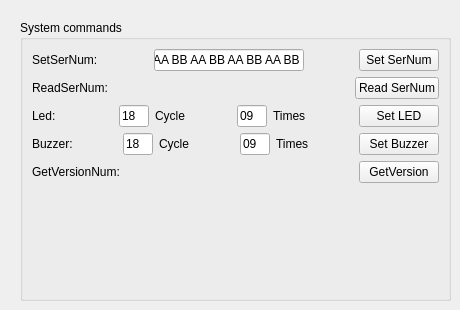
        <widget class="QWidget" name="systemTab">
         <attribute name="title">
          <string>System Setting</string>
         </attribute>
         <widget class="QGroupBox" name="commandBox">
          <property name="geometry">
           <rect>
            <x>20</x>
            <y>20</y>
            <width>431</width>
            <height>281</height>
           </rect>
          </property>
          <property name="title">
           <string>System commands</string>
          </property>
          <layout class="QGridLayout" name="gridLayout_3">
           <item row="2" column="0">
            <layout class="QHBoxLayout" name="horizontalLayout_7">
             <item>
              <widget class="QLabel" name="label_3">
               <property name="text">
                <string>Led:   </string>
               </property>
              </widget>
             </item>
             <item>
              <spacer name="horizontalSpacer_4">
               <property name="orientation">
                <enum>Qt::Horizontal</enum>
               </property>
               <property name="sizeHint" stdset="0">
                <size>
                 <width>40</width>
                 <height>20</height>
                </size>
               </property>
              </spacer>
             </item>
             <item>
              <layout class="QHBoxLayout" name="horizontalLayout_5">
               <item>
                <widget class="QLineEdit" name="ledcycleEdit">
                 <property name="maximumSize">
                  <size>
                   <width>30</width>
                   <height>16777215</height>
                  </size>
                 </property>
                 <property name="text">
                  <string>18</string>
                 </property>
                </widget>
               </item>
               <item>
                <widget class="QLabel" name="label_4">
                 <property name="text">
                  <string>Cycle</string>
                 </property>
                </widget>
               </item>
              </layout>
             </item>
             <item>
              <spacer name="horizontalSpacer_2">
               <property name="orientation">
                <enum>Qt::Horizontal</enum>
               </property>
               <property name="sizeHint" stdset="0">
                <size>
                 <width>40</width>
                 <height>20</height>
                </size>
               </property>
              </spacer>
             </item>
             <item>
              <layout class="QHBoxLayout" name="horizontalLayout_6">
               <item>
                <widget class="QLineEdit" name="ledtimesEdit">
                 <property name="maximumSize">
                  <size>
                   <width>30</width>
                   <height>16777215</height>
                  </size>
                 </property>
                 <property name="text">
                  <string>09</string>
                 </property>
                </widget>
               </item>
               <item>
                <widget class="QLabel" name="label_5">
                 <property name="text">
                  <string>Times</string>
                 </property>
                </widget>
               </item>
              </layout>
             </item>
             <item>
              <spacer name="horizontalSpacer_3">
               <property name="orientation">
                <enum>Qt::Horizontal</enum>
               </property>
               <property name="sizeHint" stdset="0">
                <size>
                 <width>40</width>
                 <height>20</height>
                </size>
               </property>
              </spacer>
             </item>
             <item>
              <widget class="QPushButton" name="setledButton">
               <property name="text">
                <string>Set LED</string>
               </property>
              </widget>
             </item>
            </layout>
           </item>
           <item row="3" column="0">
            <layout class="QHBoxLayout" name="horizontalLayout_8">
             <item>
              <widget class="QLabel" name="label_6">
               <property name="text">
                <string>Buzzer:</string>
               </property>
              </widget>
             </item>
             <item>
              <spacer name="horizontalSpacer_5">
               <property name="orientation">
                <enum>Qt::Horizontal</enum>
               </property>
               <property name="sizeHint" stdset="0">
                <size>
                 <width>40</width>
                 <height>20</height>
                </size>
               </property>
              </spacer>
             </item>
             <item>
              <layout class="QHBoxLayout" name="horizontalLayout_9">
               <item>
                <widget class="QLineEdit" name="bzrcycleEdit">
                 <property name="maximumSize">
                  <size>
                   <width>30</width>
                   <height>16777215</height>
                  </size>
                 </property>
                 <property name="text">
                  <string>18</string>
                 </property>
                </widget>
               </item>
               <item>
                <widget class="QLabel" name="label_7">
                 <property name="text">
                  <string>Cycle</string>
                 </property>
                </widget>
               </item>
              </layout>
             </item>
             <item>
              <spacer name="horizontalSpacer_6">
               <property name="orientation">
                <enum>Qt::Horizontal</enum>
               </property>
               <property name="sizeHint" stdset="0">
                <size>
                 <width>40</width>
                 <height>20</height>
                </size>
               </property>
              </spacer>
             </item>
             <item>
              <layout class="QHBoxLayout" name="horizontalLayout_10">
               <item>
                <widget class="QLineEdit" name="bzrtimesEdit">
                 <property name="maximumSize">
                  <size>
                   <width>30</width>
                   <height>16777215</height>
                  </size>
                 </property>
                 <property name="text">
                  <string>09</string>
                 </property>
                </widget>
               </item>
               <item>
                <widget class="QLabel" name="label_8">
                 <property name="text">
                  <string>Times</string>
                 </property>
                </widget>
               </item>
              </layout>
             </item>
             <item>
              <spacer name="horizontalSpacer_7">
               <property name="orientation">
                <enum>Qt::Horizontal</enum>
               </property>
               <property name="sizeHint" stdset="0">
                <size>
                 <width>40</width>
                 <height>20</height>
                </size>
               </property>
              </spacer>
             </item>
             <item>
              <widget class="QPushButton" name="setbuzzerButton">
               <property name="text">
                <string>Set Buzzer</string>
               </property>
              </widget>
             </item>
            </layout>
           </item>
           <item row="1" column="0">
            <layout class="QHBoxLayout" name="horizontalLayout_4">
             <item>
              <widget class="QLabel" name="label_2">
               <property name="text">
                <string>ReadSerNum:</string>
               </property>
              </widget>
             </item>
             <item>
              <spacer name="horizontalSpacer">
               <property name="orientation">
                <enum>Qt::Horizontal</enum>
               </property>
               <property name="sizeHint" stdset="0">
                <size>
                 <width>40</width>
                 <height>20</height>
                </size>
               </property>
              </spacer>
             </item>
             <item>
              <widget class="QPushButton" name="readsernumButton">
               <property name="text">
                <string>Read SerNum</string>
               </property>
              </widget>
             </item>
            </layout>
           </item>
           <item row="4" column="0">
            <layout class="QHBoxLayout" name="horizontalLayout_11">
             <item>
              <widget class="QLabel" name="label_9">
               <property name="text">
                <string>GetVersionNum:</string>
               </property>
              </widget>
             </item>
             <item>
              <spacer name="horizontalSpacer_8">
               <property name="orientation">
                <enum>Qt::Horizontal</enum>
               </property>
               <property name="sizeHint" stdset="0">
                <size>
                 <width>40</width>
                 <height>20</height>
                </size>
               </property>
              </spacer>
             </item>
             <item>
              <widget class="QPushButton" name="getverButton">
               <property name="text">
                <string>GetVersion</string>
               </property>
              </widget>
             </item>
            </layout>
           </item>
           <item row="0" column="0">
            <layout class="QHBoxLayout" name="horizontalLayout_3">
             <item>
              <widget class="QLabel" name="label">
               <property name="text">
                <string>SetSerNum:</string>
               </property>
              </widget>
             </item>
             <item>
              <spacer name="horizontalSpacer_10">
               <property name="orientation">
                <enum>Qt::Horizontal</enum>
               </property>
               <property name="sizeHint" stdset="0">
                <size>
                 <width>40</width>
                 <height>20</height>
                </size>
               </property>
              </spacer>
             </item>
             <item>
              <widget class="QLineEdit" name="sernumEdit">
               <property name="minimumSize">
                <size>
                 <width>150</width>
                 <height>0</height>
                </size>
               </property>
               <property name="text">
                <string>AA BB AA BB AA BB AA BB</string>
               </property>
              </widget>
             </item>
             <item>
              <spacer name="horizontalSpacer_9">
               <property name="orientation">
                <enum>Qt::Horizontal</enum>
               </property>
               <property name="sizeHint" stdset="0">
                <size>
                 <width>40</width>
                 <height>20</height>
                </size>
               </property>
              </spacer>
             </item>
             <item>
              <widget class="QPushButton" name="setsernumButton">
               <property name="text">
                <string>Set SerNum</string>
               </property>
              </widget>
             </item>
            </layout>
           </item>
           <item row="5" column="0">
            <spacer name="verticalSpacer_2">
             <property name="orientation">
              <enum>Qt::Vertical</enum>
             </property>
             <property name="sizeHint" stdset="0">
              <size>
               <width>20</width>
               <height>40</height>
              </size>
             </property>
            </spacer>
           </item>
          </layout>
         </widget>
        </widget>
